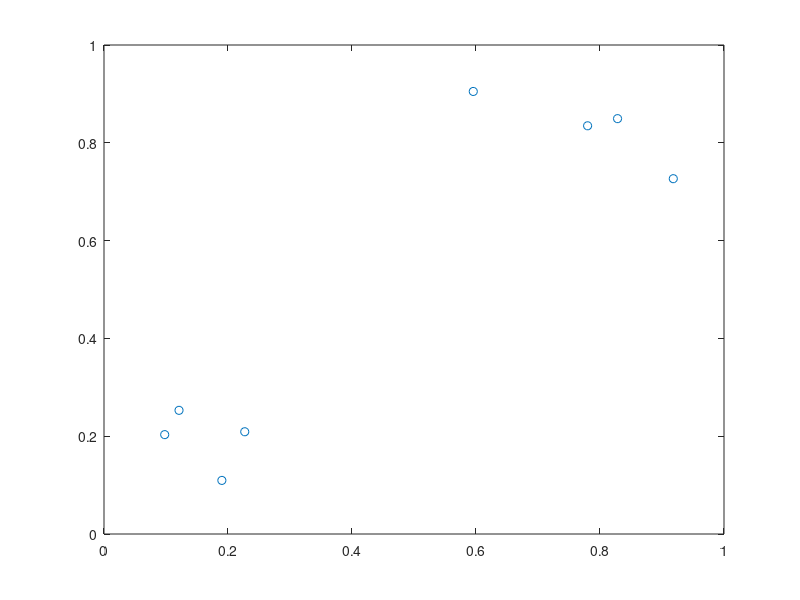

Write MATLAB code to recreate this figure.
data = load('data.txt');
numData = size(data,1); numFeat = 2;
A = -diag(data(:,numFeat+1)) * [data(:,1:2), ones(numData,1)]
c = -ones(numData,1)
H = eye(numFeat+1); H(numFeat+1,numFeat+1) = 0
f = zeros(numFeat+1,1);
quadprog(H,f,A,c)
xs = [0:0.01:1]
ws = quadprog(H,f,A,c)
ys = -(ws(1) * xs + ws(3)) / ws(2)
plot(data(:,1), data(:,2), 'o')
hold on;
plot(xs, ys, '-k')